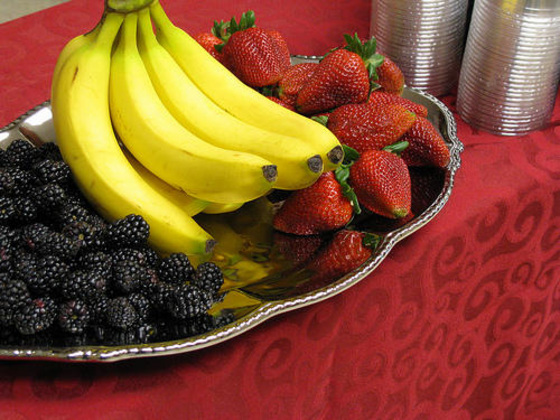
#> input picture image.jpeg, 560 x 420 px
$ python main.py   (older library calls are emulated)
#> lines starting #> are read from the running program, lines starting #| are printed output that depends on the picture
#importing the module needed
import cv2
import numpy as np
from matplotlib import pyplot as plt
from scipy import misc,ndimage
import math

# reading the image with imread("image directory")
image = cv2.imread("image.jpeg")
#> image is the input picture: shape (420, 560, 3); mean B, G, R 45.6, 77.3, 134.5

#get the size of image
size = image.shape
#> size = (420, 560, 3)
Area = size[0]* size[1]
#> Area = 235200

# Splitting channels from image

fig, axes = plt.subplots(1, 4)

# image[:, :, 0] is R channel, replace the rest by 0.
imageR = image.copy()
imageR[:, :, 1:3] = 0
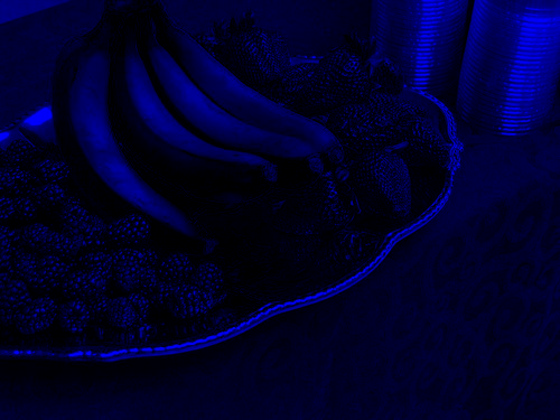
#> imageR: shape (420, 560, 3); mean B, G, R 45.6, 0, 0
axes[0].set_title('R channel')
axes[0].imshow(imageR)

# image[:, :, 1] is G channel, replace the rest by 0.
imageG = image.copy()
imageG[:, :, [0, 2]] = 0
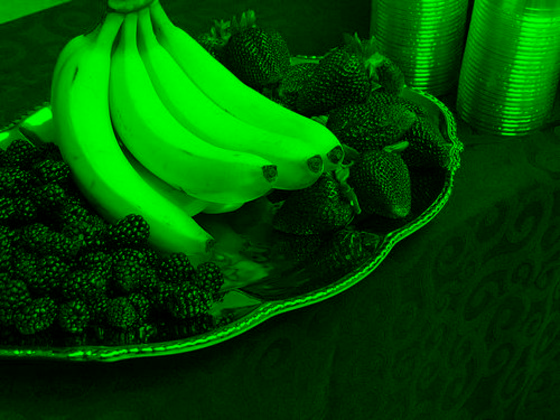
#> imageG: shape (420, 560, 3); mean B, G, R 0, 77.3, 0
axes[1].set_title('G channel')
axes[1].imshow(imageG)

# image[:, :, 2] is B channel, replace the rest by 0.
imageB = image.copy()
imageB[:, :, 0:2] = 0
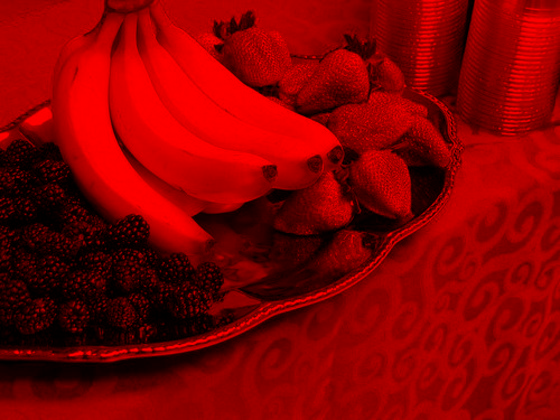
#> imageB: shape (420, 560, 3); mean B, G, R 0, 0, 134.5
axes[2].set_title('B channel')
axes[2].imshow(imageB)

image_org = image.copy()
axes[3].set_title('merged channel')
axes[3].imshow(image_org)
#plt.show()
plt.savefig('RGB_color.png')
#> figure, not shown here; B, G, R data is drawn as R, G, B
plt.clf()

# rgb splittig and merging
b, g, r = cv2.split(image)
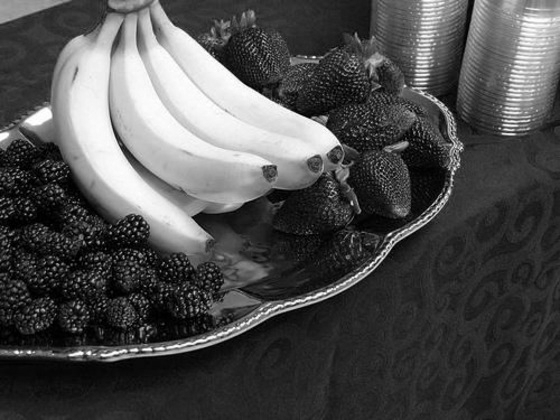
#> g: shape (420, 560); min 0, max 255, mean 77.3
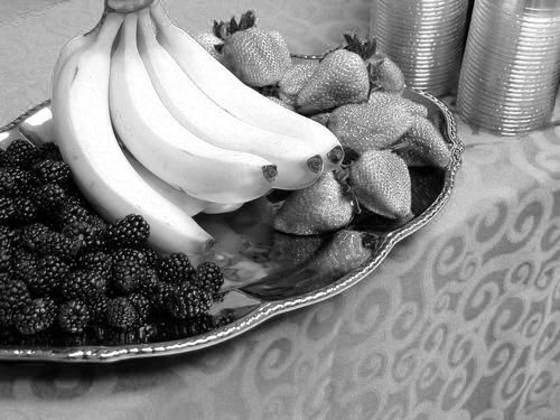
#> r: shape (420, 560); min 0, max 255, mean 134.5
#cv2.imshow("blue",b)
cv2.imwrite("channels/blue channel.jpg",b )
#cv2.imshow("green",g)
cv2.imwrite("channels/green channel.jpg",g )
#cv2.imshow("red",r)
cv2.imwrite("channels/red channel.jpg",r )
bgr = cv2.merge([b, g, r])
#cv2.imshow("RGB merged",bgr)
cv2.imwrite("channels/merged RGB.jpg",bgr )

# calculations
print ("image Area: ",Area)
#| image Area:  235200
print("image size: ","width:",size[0],"height:",size[1])
#| image size:  width: 420 height: 560

#changing image to gray scale image
grayscale = cv2.cvtColor(image, cv2.COLOR_BGR2GRAY)
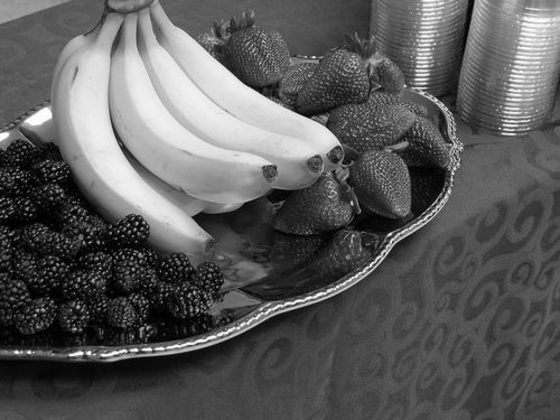
#> grayscale: shape (420, 560); min 0, max 255, mean 90.8

#showing the grayscaled image
#cv2.imshow("grayscale ",grayscale )
cv2.imwrite("grayscale.jpg", grayscale)


#showing image grayscale histogram
plt.hist(grayscale.ravel(), bins=256)
plt.savefig('histograms/histogram.png')
#> figure, not shown here; B, G, R data is drawn as R, G, B; tallest bar 3546 high, from x = 68.73 to 69.73
plt.clf()


#histogram normilized
def imhist(im):
  # calculates normalized histogram of an image
	m, n = im.shape
#> m = 420; n = 560
	h = [0.0] * 256
	for i in range(m):
		for j in range(n):
			h[im[i, j]]+=1
	return np.array(h)/(m*n)

plt.hist(imhist(grayscale), bins=256)
plt.savefig('histograms/histogram_normalized.png')
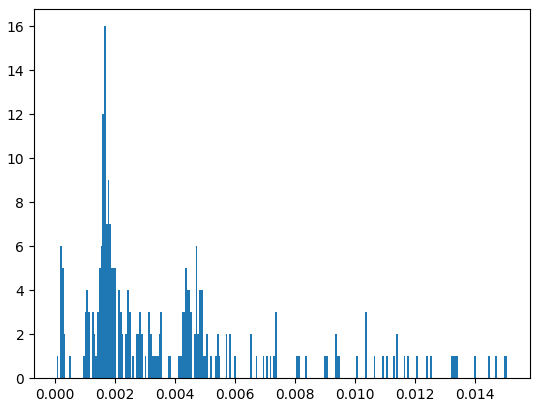
#> figure drawn by matplotlib, 1 panel; B, G, R data is drawn as R, G, B; tallest bar 16 high, from x = 0.00164 to 0.00169
plt.clf()


#histogram equalization
def histeq(im,nbr_bins=256):

   #get image histogram
#> called with nbr_bins = 256
   imhist,bins = np.histogram(im.flatten(),nbr_bins,normed=True)
#> imhist = 256 values, max 0.0151 at index 69, min 5.12e-05 at index 255, mean 0.00392; bins = 257 values from 0 to 255
   cdf = imhist.cumsum() #cumulative distribution function
#> cdf = 256 values from 0.00271 to 1
   cdf = 255 * cdf / cdf[-1] #normalize
#> cdf = 256 values from 0.687 to 255

   #use linear interpolation of cdf to find new pixel values
   im2 = np.interp(im.flatten(),bins[:-1],cdf)

   return im2.reshape(im.shape), cdf

#> (the run stopped early here; a loop or call above may not have finished)
